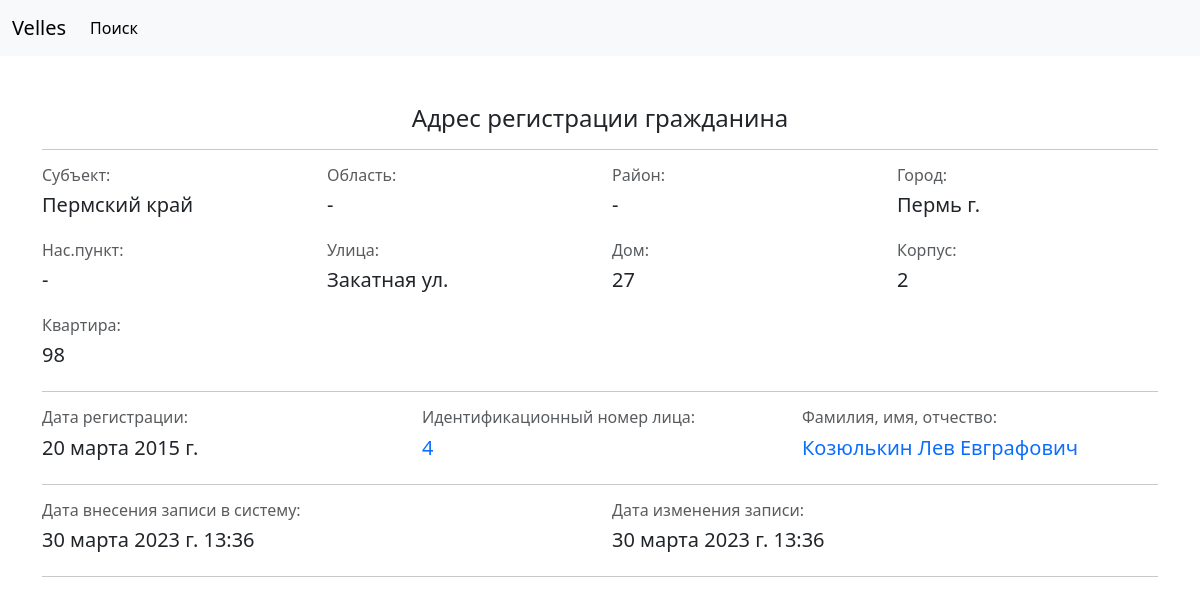
The page /person/residence/6-4-27-20032015 on the database its author committed.
### person/models.py (models this page shows, shortened)
class Residence(models.Model):
    class Meta:
        verbose_name = 'Место регистрации'
        verbose_name_plural = 'Места регистрации'
    date = models.DateField(
        default=datetime.date.today,
        verbose_name='дата регистрации',
    )
    person = models.ForeignKey(
        Person,
        on_delete=models.CASCADE,
        blank=True,
        null=True,
        verbose_name='лицо'
    )
    sf = models.ForeignKey(
        SubsFed,
        on_delete=models.CASCADE,
        blank=True,
        null=True,
        default=None,
        verbose_name='субъект РФ'
    )
    region = models.ForeignKey(
        Regions,
        on_delete=models.CASCADE,
        blank=True,
        null=True,
        default=None,
        verbose_name='область'
    )
    district = models.ForeignKey(
        Districts,
        on_delete=models.CASCADE,
        verbose_name='район',
        blank=True,
        null=True,
        default=None,
    )
    city = models.ForeignKey(
        Cities,
        on_delete=models.CASCADE,
        verbose_name='город',
        blank=True,
        null=True,
        default=None,
    )
    locality = models.ForeignKey(
        Localities,
        on_delete=models.CASCADE,
        verbose_name='н.п.',
        blank=True,
        null=True,
        default=None
    )
    street = models.ForeignKey(
        Streets,
        on_delete=models.CASCADE,
        blank=True,
        null=True,
        default=None,
        verbose_name='улица'
    )
    house = models.CharField(
        max_length=10,
        blank=True,
        null=True,
        default=None,
        verbose_name='дом'
    )
    body = models.CharField(
        max_length=10,
        blank=True,
        null=True,
        default=None,
        verbose_name='корпус'
    )
    flat = models.CharField(
        max_length=10,
        blank=True,
        null=True,
        default=None,
        verbose_name='квартира'
    )
    slug = models.SlugField(
        null=False,
        db_index=True,
        unique=True,
        verbose_name='URL'
    )
    time_create = models.DateTimeField(
        auto_now_add=True,
        verbose_name='время создания',
    )
    time_update = models.DateTimeField(
        auto_now=True,
        verbose_name='время изменения',
    )

class SubsFed(models.Model):
    class Meta:
        verbose_name = 'Субъект РФ'
        verbose_name_plural = 'Субъекты РФ'
    sfName = models.CharField(
        max_length=50,
        unique=True,
        blank=True,
        null=True,
        verbose_name='СФ'
    )
    slug = models.SlugField(
        null=False,
        db_index=True,
        unique=True,
        verbose_name='URL'
    )
    time_create = models.DateTimeField(
        auto_now_add=True,
        verbose_name='время создания',
    )
    time_update = models.DateTimeField(
        auto_now=True,
        verbose_name='время изменения',
    )
    def __str__(self):
        return f'{self.sfName}'

class Cities(models.Model):
    class Meta:
        verbose_name = 'Город'
        verbose_name_plural = 'Города'
    cityName = models.CharField(
        max_length=40,
        unique=True,
        blank=True,
        null=True,
        verbose_name='город'
    )
    slug = models.SlugField(
        null=False,
        db_index=True,
        unique=True,
        verbose_name='URL'
    )
    time_create = models.DateTimeField(
        auto_now_add=True,
        verbose_name='время создания',
    )
    time_update = models.DateTimeField(
        auto_now=True,
        verbose_name='время изменения',
    )
    def __str__(self):
        return f'{self.cityName}'

class Streets(models.Model):
    class Meta:
        verbose_name = 'Улица'
        verbose_name_plural = 'Улицы'
    streetName = models.CharField(
        max_length=50,
        unique=True,
        blank=True,
        null=True,
        verbose_name='улица'
    )
    slug = models.SlugField(
        null=False,
        db_index=True,
        unique=True,
        verbose_name='URL'
    )
    time_create = models.DateTimeField(
        auto_now_add=True,
        verbose_name='время создания',
    )
    time_update = models.DateTimeField(
        auto_now=True,
        verbose_name='время изменения',
    )
    def __str__(self):
        return f'{self.streetName}'

class Person(models.Model):
    class Meta:
        verbose_name = 'Физлицо'
        verbose_name_plural = 'Физлица'
    MALE = 'M'
    FEMALE = 'F'
    GENDER_CHOICES = [
        (MALE, 'М'),
        (FEMALE, 'Ж')
    ]
    lastnameCyrillic = models.CharField(
        max_length=40,
        verbose_name='фамилия'
    )
    firstnameCyrillic = models.CharField(
        max_length=40,
        verbose_name='имя'
    )
    patronymicCyrillic = models.CharField(
        max_length=40,
        verbose_name='отчество',
        blank=True,
        null=True,
        default=None
    )
    lastnameLatin = models.CharField(
        max_length=40,
        verbose_name='фамилия (латин.)'
    )
    firstnameLatin = models.CharField(
        max_length=40,
        verbose_name='имя (англ.)'
    )
    patronymicLatin = models.CharField(
        max_length=40,
        verbose_name='отчество (англ.)',
        blank=True,
        null=True,
        default=None
    )
    birthDate = models.DateField(
        verbose_name='дата рождения'
    )
    countryOfBirth = models.ForeignKey(
        Countries,
        on_delete=models.CASCADE,
        verbose_name='страна рождения',
        blank=True,
        null=True,
    )
    sfOfBirth = models.ForeignKey(
        SubsFed,
        on_delete=models.CASCADE,
        blank=True,
        null=True,
        default=None,
        verbose_name='субъект РФ'
    )
    regOfBirth = models.ForeignKey(
        Regions,
        on_delete=models.CASCADE,
        blank=True,
        null=True,
        default=None,
        verbose_name='область'
    )
    districtOfBirth = models.ForeignKey(
        Districts,
        on_delete=models.CASCADE,
        verbose_name='район рождения',
        blank=True,
        null=True,
        default=None
    )
    cityOfBirth = models.ForeignKey(
        Cities,
        on_delete=models.CASCADE,
        verbose_name='город рождения',
        blank=True,
        null=True,
        default=None
    )
    localityOfBirth = models.ForeignKey(
        Localities,
        on_delete=models.CASCADE,
        verbose_name='н.п. рождения',
        blank=True,
        null=True,
        default=None
    )
    gender = models.CharField(
        max_length=2,
        choices=GENDER_CHOICES,
        verbose_name='пол'
    )
    slug = models.SlugField(
        null=False,
        db_index=True,
        unique=True,
        verbose_name='URL'
    )
    time_create = models.DateTimeField(
        auto_now_add=True,
        verbose_name='время создания',
    )
    time_update = models.DateTimeField(
        auto_now=True,
        verbose_name='время изменения',
    )

### person/views.py (the view)
# urls.py: path('residence/<slug:slug>', views.ResidenceDetailView.as_view(), name='residence_url'),
class ResidenceDetailView(DetailView):
    model = Residence
    template_name = 'person/residence_detail.html'
    slug_field = 'slug'
    context_object_name = 'residence'

### person/templates/person/residence_detail.html (shortened to what this page needs)
{% extends 'base.html' %}
{% block content %}
    <div class="container mt-5">
        <h4 class="text-center">Адрес регистрации гражданина</h4>
        <hr>
    </div>
    <div class="container">
        <div class="row">
            <div class="col">
                <div class="row"><h6 class="text-muted">Субъект:</h6></div>
                <div class="row"><h5>{{ residence.sf|default_if_none:'-' }}</h5></div>
            </div>
            <div class="col">
                <div class="row"><h6 class="text-muted">Область:</h6></div>
                <div class="row"><h5>{{ residence.region|default_if_none:'-' }}</h5></div>
            </div>
            <div class="col">
                <div class="row"><h6 class="text-muted">Район:</h6></div>
                <div class="row"><h5>{{ residence.district|default_if_none:'-' }}</h5></div>
            </div>
            <div class="col">
                <div class="row"><h6 class="text-muted">Город:</h6></div>
                <div class="row"><h5>{{ residence.city|default_if_none:'-' }}</h5></div>
            </div>
        </div>
        <div class="row mt-3">
            <div class="col">
                <div class="row"><h6 class="text-muted">Нас.пункт:</h6></div>
                <div class="row"><h5>{{ residence.locality|default_if_none:'-' }}</h5></div>
            </div>
            <div class="col">
                <div class="row"><h6 class="text-muted">Улица:</h6></div>
                <div class="row"><h5>{{ residence.street|default_if_none:'-' }}</h5></div>
            </div>
            <div class="col">
                <div class="row"><h6 class="text-muted">Дом:</h6></div>
                <div class="row"><h5>{{ residence.house|default_if_none:'-' }}</h5></div>
            </div>
            <div class="col">
                <div class="row"><h6 class="text-muted">Корпус:</h6></div>
                <div class="row"><h5>{{ residence.body|default_if_none:'-' }}</h5></div>
            </div>
        </div>
        <div class="row mt-3">
            <div class="col">
                <div class="row"><h6 class="text-muted">Квартира:</h6></div>
                <div class="row"><h5>{{ residence.flat|default_if_none:'-' }}</h5></div>
            </div>
        </div>
        <hr>
    </div>
    <div class="container">
        <div class="row">
            <div class="col">
                <div class="row"><h6 class="text-muted">Дата регистрации:</h6></div>
                <div class="row"><h5>{{ residence.date }}</h5></div>
            </div>
            <div class="col">
                <div class="row"><h6 class="text-muted">Идентификационный номер лица:</h6></div>
                <div class="row"><h5>
                    <a href="{% url 'person_url' residence.person.slug %}"
                       class="text-decoration-none">{{ residence.person.id }}</a>
                </h5></div>
            </div>
            <div class="col">
                <div class="row"><h6 class="text-muted">Фамилия, имя, отчество:</h6></div>
                <div class="row">
                    <h5><a href="{% url 'person_url' residence.person.slug %}" class="text-decoration-none">
                        {{ residence.person.lastnameCyrillic|default_if_none:'' }} {{ residence.person.firstnameCyrillic|default_if_none:'' }} {{ residence.person.patronymicCyrillic|default_if_none:'' }}
                    </a></h5>
                </div>
            </div>
        </div>
        <hr>
    </div>
    <div class="container">
        <div class="row">
            <div class="col">
                <div class="row"><h6 class="text-muted">Дата внесения записи в систему:</h6></div>
                <div class="row"><h5>{{ residence.time_create }}</h5></div>
            </div>
            <div class="col">
                <div class="row"><h6 class="text-muted">Дата изменения записи:</h6></div>
                <div class="row"><h5>{{ residence.time_update }}</h5></div>
            </div>
        </div>
        <hr>
    </div>
{% endblock %}

### rows shown on the page
Residence: sf "Пермский край", region "-", district "-", city "Пермь г.", locality "-", street "Закатная ул.", house "27", body "2", flat "98", date "20 марта 2015 г.", person.id "4", person.lastnameCyrillic "Козюлькин", person.firstnameCyrillic "Лев", person.patronymicCyrillic "Евграфович", time_create "30 марта 2023 г. 13:36", time_update "30 марта 2023 г. 13:36"
